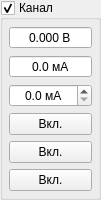
<?xml version="1.0" encoding="UTF-8"?>
<ui version="4.0">
 <class>FormChannel</class>
 <widget class="QGroupBox" name="FormChannel">
  <property name="geometry">
   <rect>
    <x>0</x>
    <y>0</y>
    <width>89</width>
    <height>186</height>
   </rect>
  </property>
  <property name="windowTitle">
   <string>Form</string>
  </property>
  <property name="title">
   <string>Канал</string>
  </property>
  <property name="checkable">
   <bool>true</bool>
  </property>
  <layout class="QVBoxLayout" name="verticalLayout">
   <property name="leftMargin">
    <number>6</number>
   </property>
   <property name="topMargin">
    <number>6</number>
   </property>
   <property name="rightMargin">
    <number>6</number>
   </property>
   <property name="bottomMargin">
    <number>6</number>
   </property>
   <item>
    <widget class="QDoubleSpinBox" name="dsbVoltage_">
     <property name="alignment">
      <set>Qt::AlignCenter</set>
     </property>
     <property name="readOnly">
      <bool>true</bool>
     </property>
     <property name="buttonSymbols">
      <enum>QAbstractSpinBox::NoButtons</enum>
     </property>
     <property name="suffix">
      <string> В</string>
     </property>
     <property name="decimals">
      <number>3</number>
     </property>
     <property name="minimum">
      <double>-99.000000000000000</double>
     </property>
     <property name="maximum">
      <double>99.000000000000000</double>
     </property>
    </widget>
   </item>
   <item>
    <widget class="QDoubleSpinBox" name="dsbCurrent_">
     <property name="alignment">
      <set>Qt::AlignCenter</set>
     </property>
     <property name="readOnly">
      <bool>true</bool>
     </property>
     <property name="buttonSymbols">
      <enum>QAbstractSpinBox::NoButtons</enum>
     </property>
     <property name="suffix">
      <string> мA</string>
     </property>
     <property name="decimals">
      <number>1</number>
     </property>
     <property name="maximum">
      <double>4000.000000000000000</double>
     </property>
     <property name="singleStep">
      <double>1.000000000000000</double>
     </property>
    </widget>
   </item>
   <item>
    <widget class="QDoubleSpinBox" name="dsbSetCurrent_">
     <property name="alignment">
      <set>Qt::AlignCenter</set>
     </property>
     <property name="suffix">
      <string> мA</string>
     </property>
     <property name="decimals">
      <number>1</number>
     </property>
     <property name="maximum">
      <double>4000.000000000000000</double>
     </property>
     <property name="singleStep">
      <double>1.000000000000000</double>
     </property>
    </widget>
   </item>
   <item>
    <widget class="QPushButton" name="pbCurrent_">
     <property name="text">
      <string>Вкл.</string>
     </property>
     <property name="checkable">
      <bool>true</bool>
     </property>
    </widget>
   </item>
   <item>
    <widget class="QPushButton" name="pbShort_">
     <property name="text">
      <string>Вкл.</string>
     </property>
     <property name="checkable">
      <bool>true</bool>
     </property>
    </widget>
   </item>
   <item>
    <widget class="QPushButton" name="pbOsc_">
     <property name="text">
      <string>Вкл.</string>
     </property>
     <property name="checkable">
      <bool>true</bool>
     </property>
    </widget>
   </item>
  </layout>
 </widget>
 <resources/>
 <connections/>
</ui>
